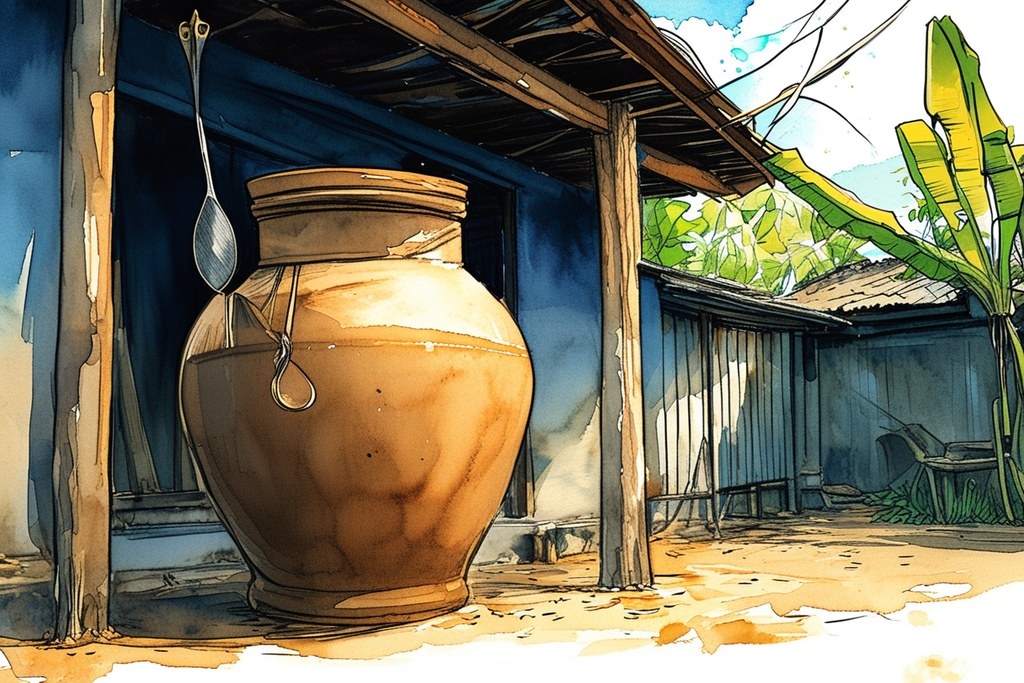
#> input picture content/lessons/images/lesson-01/aa-water-jar.jpg, 1024 x 683 px; its folder holds only this picture in this run
$ python contact_sheet.py ../../content/lessons/images/lesson-01 --out out.png
#> lines starting #> are read from the running program, lines starting #| are printed output that depends on the picture
#> (reads scripts/mnemonics/mnemonics.json from the repository)
### scripts/mnemonics/compose.py
"""Composite the caption onto a generated illustration.

Diffusion models cannot spell, and cannot render Thai script at any quality —
so the generator is asked for a clean frame (see `style.NEGATIVE_PROMPT`) and
the words are drawn here, with a real font, where they come out correct every
time. This mirrors what the existing hand-made illustrations do: a headline
in the upper area and a wooden plaque along the bottom carrying
`sound-alike -> thai -> english`.

Every caption mixes scripts — a Latin sound-alike, the Thai word, an English
gloss, an arrow between them, and IPA vowels in the headlines — and no single
installed font covers all of it: `NotoSansThai-Regular.ttf` has no Latin,
`NotoSans-Regular.ttf` has no U+2192. Pillow does no font fallback of its
own, so one font per caption silently renders the rest as tofu boxes.

Fonts are therefore chosen per *character*, by actually reading each face's
cmap, and the text is drawn as runs of consecutive characters that resolved
to the same face. Guessing by Unicode block would get Thai and Latin right
and then quietly lose the arrow, which is exactly the bug this replaced.
"""

from __future__ import annotations

import subprocess
from functools import lru_cache
from pathlib import Path

from PIL import Image, ImageDraw, ImageFont

PLAQUE_FILL = (232, 205, 152)
PLAQUE_EDGE = (150, 106, 54)
PLAQUE_TEXT = (54, 36, 18)
HEADLINE_FILL = (255, 244, 214)
HEADLINE_SHADOW = (60, 34, 10)
HEADLINE_FILL_ON_LIGHT = (48, 28, 8)
HEADLINE_SHADOW_ON_LIGHT = (255, 250, 236)
# Measured over the rendered corpus: 27% of images put a bright watercolour
# wash behind the headline, where cream-on-light is barely legible whatever
# shadow it carries. Above this mean luminance the pairing inverts.
LIGHT_BACKGROUND_LUMA = 170


# Tried in order; the first face covering a character wins, so the house look
# stays consistent and only genuinely missing glyphs fall through.
#
# Thai resolves to Noto Serif Thai to match what the app itself renders —
# `src/index.css` sets `.thai` to "Noto Serif Thai", "Noto Sans Thai Looped".
# Both are looped faces, with the heads and loops on ก ข ค that a learner is
# reading everywhere else in the product. Noto Sans Thai, which this used
# before, is the loopless cut: a different letterform for the same character,
# which is the last thing to vary in a script-learning app.
PREFERRED_FAMILIES = (
    "Noto Sans",
    "Noto Serif Thai",
    "Noto Sans Thai Looped",
    "Noto Sans Symbols 2",
    "DejaVu Sans",
)
_FALLBACK_METRIC = "Noto Sans"


@lru_cache(maxsize=16)
def _family_path(family: str) -> str:
    result = subprocess.run(
        ["fc-match", "-f", "%{file}", family], capture_output=True, text=True, check=True
    )
    return result.stdout.strip()


@lru_cache(maxsize=1)
def _candidate_paths() -> tuple[str, ...]:
    """Preferred faces first, then everything else fontconfig knows about."""
    preferred = [_family_path(f) for f in PREFERRED_FAMILIES]
    listed = subprocess.run(
        ["fc-list", "--format", "%{file}\n"], capture_output=True, text=True, check=True
    ).stdout.split("\n")
    rest = sorted(
        {p for p in listed if p.endswith((".ttf", ".otf")) and p not in preferred}
    )
    return tuple([p for p in preferred if p] + rest)


# [12 lines left out: function _cmap, not called in this run]


@lru_cache(maxsize=4096)
def _path_for(char: str) -> str:
    """The first candidate face whose cmap actually contains `char`."""
    code = ord(char)
    for path in _candidate_paths():
        if code in _cmap(path):
            return path
    return _family_path(_FALLBACK_METRIC)


@lru_cache(maxsize=256)
def _font(path: str, size: int) -> ImageFont.FreeTypeFont:
    return ImageFont.truetype(path, size)


def _runs(text: str) -> list[tuple[str, str]]:
    """Split into maximal runs sharing one font file: (substring, font path)."""
    out: list[tuple[str, str]] = []
    for char in text:
        # Whitespace has no glyph worth switching fonts for, and switching on
        # it would fragment runs and break kerning across the gap.
        path = out[-1][1] if (out and char.isspace()) else _path_for(char)
        if out and out[-1][1] == path:
            out[-1] = (out[-1][0] + char, path)
        else:
            out.append((char, path))
    return out


def _measure(draw: ImageDraw.ImageDraw, text: str, size: int) -> float:
    return sum(
        draw.textlength(run, font=_font(path, size)) for run, path in _runs(text)
    )


# [13 lines left out: function _draw_mixed, not called in this run]


def _fit(
    draw: ImageDraw.ImageDraw,
    text: str,
    max_width: int,
    start: int,
    floor: int = 12,
) -> int:
    """Largest point size at or below `start` whose rendering fits."""
    size = start
    while size > floor:
        if _measure(draw, text, size) <= max_width:
            return size
        size -= 2
    return floor


# [83 lines left out: function compose, not called in this run]


def output_path(images_dir: Path, rank: int, thai: str) -> Path:
    """`public/vocabulary/images/` naming, matching the existing files."""
    return images_dir / f"{rank} {thai}.jpg"

### scripts/mnemonics/contact_sheet.py
"""Tile rendered illustrations into contact sheets for review.

Nothing automatic can tell whether an image depicts the action it was asked
for. CLIP scored a render that missed its action entirely higher than one that
got it right, so the score gates malformed output and nothing more — a person
has to look at every picture.

Looking at 430 images one at a time is the reason that would not happen. A
contact sheet puts a batch on one screen with each tile labelled by rank and
word, so a reviewer can scan for the ones that are wrong and name them, and
only those get re-rolled.

    python scripts/mnemonics/contact_sheet.py public/vocabulary/images \
        --out /tmp/sheets --per-sheet 24
"""

from __future__ import annotations

import argparse
import json
import re
from pathlib import Path

from PIL import Image, ImageDraw

from compose import _draw_mixed, _fit  # noqa: F401 — shared font handling

REPO_ROOT = Path(__file__).resolve().parent.parent.parent
MNEMONICS = REPO_ROOT / "scripts" / "mnemonics" / "mnemonics.json"

TILE_WIDTH = 384
LABEL_HEIGHT = 26
BACKGROUND = (250, 248, 244)
LABEL_TEXT = (30, 24, 16)


def rank_of(path: Path) -> int:
    """Leading number in `<n> <thai>.jpg`, for ordering only.

    It is NOT reliably a vocabulary rank. The 37 hand-made illustrations
    predate this pipeline and are numbered by their own sequence — `47 ลง.jpg`
    is hand-made image 47, while vocabulary rank 47 is คน — so only 4 of them
    happen to agree. Labels are matched on the Thai word instead.
    """
    match = re.match(r"(\d+)\s", path.name)
    return int(match.group(1)) if match else 1 << 30


def thai_of(path: Path) -> str:
    """The word in `<n> <thai>.jpg`, which is what identifies the entry."""
    match = re.match(r"\d+\s+(.+)$", path.stem)
    return match.group(1) if match else path.stem


def build(paths: list[Path], labels: dict[int, str], columns: int) -> Image.Image:
#> called with columns = 4
    tile_height = round(TILE_WIDTH * 683 / 1024)
    rows = (len(paths) + columns - 1) // columns
    sheet = Image.new(
        "RGB",
        (columns * TILE_WIDTH, rows * (tile_height + LABEL_HEIGHT)),
        BACKGROUND,
    )
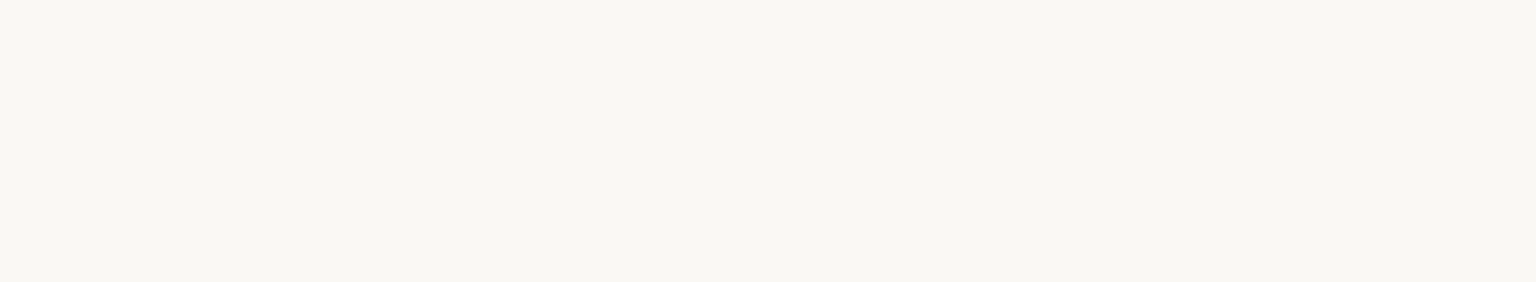
#> sheet: PIL image 1536x282 RGB; mean R, G, B 250, 248, 244
    draw = ImageDraw.Draw(sheet)

    for index, path in enumerate(paths):
        x = (index % columns) * TILE_WIDTH
        y = (index // columns) * (tile_height + LABEL_HEIGHT)
        with Image.open(path) as image:
#> image is the input picture: PIL image 1024x683 RGB; mean R, G, B 124.6, 119.2, 95.6
            sheet.paste(image.convert("RGB").resize((TILE_WIDTH, tile_height)), (x, y))
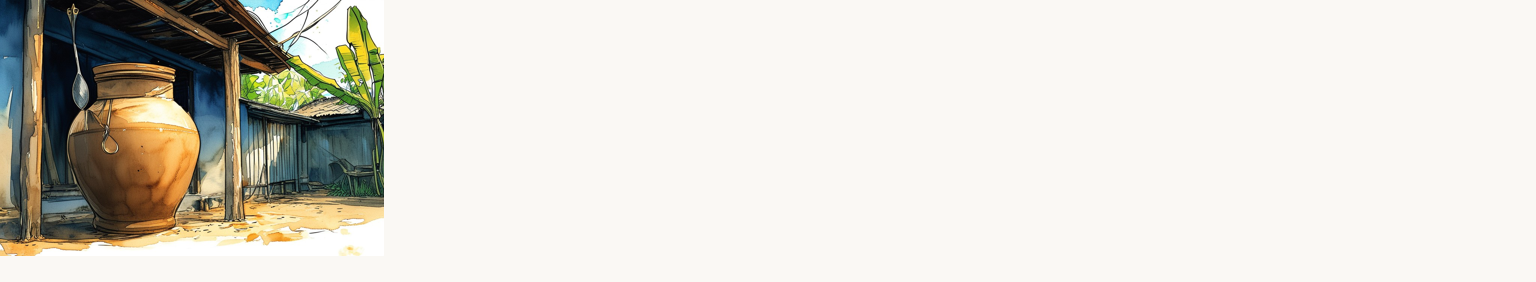
#> sheet: PIL image 1536x282 RGB; mean R, G, B 221.5, 218.8, 210.3
        thai = thai_of(path)
        label = labels.get(thai, path.stem)
        size = _fit(draw, label, TILE_WIDTH - 12, LABEL_HEIGHT - 8)
        _draw_mixed(draw, (x + 6, y + tile_height + 3), label, size, LABEL_TEXT)
    return sheet


def main() -> int:
    parser = argparse.ArgumentParser(description=__doc__)
    parser.add_argument("images", type=Path, help="directory of rendered .jpg files")
    parser.add_argument("--out", type=Path, required=True)
    parser.add_argument("--per-sheet", type=int, default=24)
    parser.add_argument("--columns", type=int, default=4)
    parser.add_argument(
        "--ranks", help="comma-separated ranks to include; default every image found"
    )
    args = parser.parse_args()

    entries = json.loads(MNEMONICS.read_text(encoding="utf-8"))["entries"]
    labels = {e["thai"]: f"{e['thai']} {e['english']}"[:34] for e in entries}

    paths = sorted(args.images.glob("*.jpg"), key=rank_of)
    if args.ranks:
        wanted = {int(r) for r in args.ranks.split(",")}
        paths = [p for p in paths if rank_of(p) in wanted]
    if not paths:
        print(f"no images in {args.images}")
        return 1

    args.out.mkdir(parents=True, exist_ok=True)
    written = []
    for start in range(0, len(paths), args.per_sheet):
        batch = paths[start : start + args.per_sheet]
        sheet = build(batch, labels, args.columns)
        first, last = rank_of(batch[0]), rank_of(batch[-1])
        destination = args.out / f"sheet-{first:04d}-{last:04d}.jpg"
        sheet.save(destination, quality=86, optimize=True)
        written.append((destination, len(batch)))

    for destination, count in written:
        print(f"{destination}  ({count} images)")
    print(f"\n{len(paths)} images across {len(written)} sheets")
    return 0


if __name__ == "__main__":
#> (the run stopped early here; a loop or call above may not have finished)
